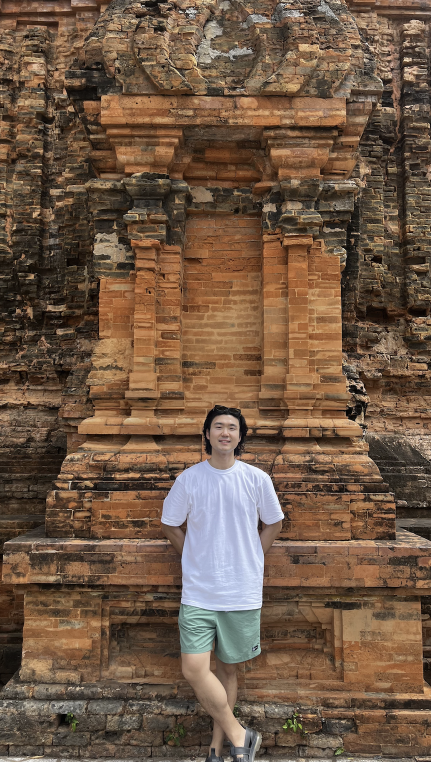
#> input picture files/240605-human-segmentation-practice/images/human.png, 862 x 1524 px, found by its file name (shown at 1/2 size)
$ jupyter execute --allow-errors 'Human Segmentation Practice.ipynb'
#> lines starting #> are read from the running program, lines starting #| are printed output that depends on the picture
## 4-1. 프로젝트: 인물 모드 문제점 찾기

만들면서 뭔가 이상한 점이 느껴지지 않으셨나요? 프로젝트를 통해 찾아봅시다.

우선 주요 라이브러리 버전을 확인해 볼까요?

[cell 1]
# importlib: 사용자가 파이썬의 import 시스템과 상호작용하기 위한 API를 제공하는 내장 라이브러리
# 사용자는 import 함수의 구현 내용과, 실행에 필요한 하위 함수들을 이용해 필요에 맞는 임포터를 직접 구현하거나 임포트 관련 기능들을 자유롭게 사용할 수 있음
# importlib.metadata: 설치된 패키지 메타 데이터에 대한 접근을 제공하는 라이브러리.
# 해당 코드 블럭에서는 importlib.metadata 안에 있는 version() 함수를 이용하여 pixellib 라이브러리의 버전을 확인

from importlib.metadata import version
import cv2
import pixellib

print(cv2.__version__)
#> (the rest of this cell did not finish here and is left out)

### Step 1. 인물모드 직접 해 보기
---
여러분의 셀카를 이용해서 오늘 배운 내용을 수행해 봅시다. 아래와 같은 이미지를 얻어야 합니다. 최소 3장 이상의 인물모드 사진을 만들어 봅시다.
인물이 주인공이 아닌, 귀여운 고양이에 대한 아웃포커싱 사진도 만들어 볼 수 있을 것입니다. 시맨틱 세그멘테이션 스텝에서 힌트를 찾아봅시다.
배경을 blur하는 인물모드 사진이 아니라 배경사진을 다른 이미지로 교체하는 크로마키 배경 합성을 시도해 볼 수도 있을 것입니다. 여러분만의 환상적인 사진을 만들어 보면 어떨까요?

### Step 2. 사진에서 문제점 찾기
---
그러나 여러분들의 사진에는 무언가 문제점이 있을 것입니다.

아래 사진에도 문제점이 몇 가지 있었습니다. 예를 들어 뒤에 걸린 옷이 인물 영역에 포함되어 blur되지 않고 나온다던가 하는 경우입니다. ㅠㅠ
 그 외 다른 문제들이 눈에 띄시나요? 아래 사진에는 이상한 점이 최소 2개 이상 더 있습니다. 어떤 문제가 있는지 찾아서 아래 사진처럼 표시해 봅시다.

추가로 여러분이 만들어 낸 인물 모드 사진 중 하나에서도 이상한 위치를 찾아 아래 사진처럼 표시해 봅시다. 표시한 이미지들을 jupyter notebook에 포함하여 제출해 주세요.

### Step 3. 해결 방법을 제안해 보기
---
아주 간단히 멋진 카메라 앱 서비스를 만들어 출시할 수 있을 것 같았지만, 지금 같은 완성도로는 어림도 없습니다. 소비자들의 눈높이는 그리 호락호락하지 않고, 엔지니어인 여러분들은 답을 찾아내야 합니다.

생각해 볼 만한 주제를 아래에 몇 가지 제시해 봅니다. 아래를 읽어본 후, 여러분이 만든 인물모드 사진의 문제점을 해결할 방안을 정리하여 제안해 주시기 바랍니다.
단순히 'XXX 기술을 사용한다.' 정도의 선언적 솔루션이 아니라, 여러분들이 선택한 기술이 DeepLab 모델의 Semantic Segmentation 이 만들어 낸 Mask 영역에 어떻게 적용되어 문제점을 보완하게 되는지의 메커니즘이 포함된 솔루션이어야 합니다.

세그멘테이션의 한계

Semantic segmentation의 부정확성이 여러 가지 문제를 발생시키는 주요 원인입니다. 피사계심도를 이용한 보케(아웃포커싱) 효과는 말 그대로 심도를 표현하기 때문에 초점이 잡힌 거리를 광학적으로 아주 섬세하게 구별(segmentation) 하지만 이를 따라 한 semantic segmentation 모듈은 정확도가 1.00 이 되지 않는 한 완벽히 구현하기는 힘듭니다.

피사계 심도 이해하기

우선 피사계심도의 개념부터 명확히 이해해 봅시다.

- 아웃포커싱 하는 법 (https://m.blog.naver.com/typs6301/222172333739)
- 얕은 피사계 심도 촬영의 이해 (https://www.adobe.com/kr/creativecloud/photography/discover/shallow-depth-of-field.html)

3D Camera 활용하기

이미지를 2D 방식으로 받아들이는 한계를 넘어 3D로 인식하려는 시도는 꽤 오래전부터 계속되어 왔습니다. 기술도 이제는 상당한 수준에 이르렀는데요. 크게는 스테레오 비전, ToF 방식 등이 자주 사용됩니다.
 하드웨어 이미지 센서를 통한 3D 이미징 기술이 많이 발전되었는데요. 아래 참고 자료를 통해 최신 기술을 살펴봐도 좋습니다.

- 3D 이미지센서 (https://news.skhynix.co.kr/post/next-gen-3d)

소프트웨어 기술 활용하기

하드웨어 개발과 생산에는 비용이 많이 들기 때문에 제한된 하드웨어를 이용하면서 소프트웨어로 그 한계를 극복하려는 노력도 많습니다. 구글의 struct2Depth가 대표적인 예일 것 같습니다.

- Unsupervised Learning of Depth and Ego-Motion: A Structured Approach (https://sites.google.com/view/struct2depth)

딥러닝이 발전한 지금은 더 다양한 기술이 개발되어 있으니 잘 탐색해 보세요.

다른 기술과 융합해 보기

구글 pixel4에는 IR(적외선) 카메라가 달려있는데요. 물체의 온도를 측정하는 IR 카메라와 3D 이미지는 크게 관련이 없을 것 같지만, 이를 통해 보다 멋진 3d depth sensing이 가능하다는군요.

- uDepth: Real-time 3D Depth Sensing on the Pixel 4 (https://research.google/blog/udepth-real-time-3d-depth-sensing-on-the-pixel-4/)

이렇게 카메라와 무관한 다른 기술과 융합하는 것도 좋은 해결책이 될 수 있습니다. 한 번 고민해 보세요!

이 외에도 다른 방식으로 접근해도 좋습니다. 엔지니어로서 본인이 선택한 솔루션을 잘 설명해 주세요. 가능하다면 순서도(Flow Chart)를 활용하면 좋습니다. 멋진 아이디어를 기대하겠습니다!!

## 4-2. 실습

### 아웃포커싱 인물사진
---

[cell 2]
import os
import urllib
import cv2
import numpy as np
from pixellib.semantic import semantic_segmentation
from matplotlib import pyplot as plt

[cell 3]
img_path1 = os.getenv('HOME')+'/aiffel/workplace/240605-human-segmentation-practice/images/human.png'
img_orig1 = cv2.imread(img_path1)
#> img_orig1 is the input picture: shape (1524, 862, 3); mean B, G, R 69.6, 88.6, 112.2

print(img_orig1.shape)
#| (1524, 862, 3)

plt.imshow(cv2.cvtColor(img_orig1, cv2.COLOR_BGR2RGB))
plt.show()

[cell 4]
model_dir = os.getenv('HOME')+'/aiffel/workplace/240605-human-segmentation-practice/models'

model_file = os.path.join(model_dir, 'deeplabv3_xception_tf_dim_ordering_tf_kernels.h5')

model_url = 'https://github.com/ayoolaolafenwa/PixelLib/releases/download/1.1/deeplabv3_xception_tf_dim_ordering_tf_kernels.h5'

urllib.request.urlretrieve(model_url, model_file)
#> (this line was passed over: the network is not available in this run)

#> (a cell that did not finish here is left out)

#> (a cell that did not finish here is left out)

[cell 7]
LABEL_NAMES = [
    'background', 'aeroplane', 'bicycle', 'bird', 'boat', 'bottle', 'bus',
    'car', 'cat', 'chair', 'cow', 'diningtable', 'dog', 'horse', 'motorbike',
    'person', 'pottedplant', 'sheep', 'sofa', 'train', 'tv'
]
len(LABEL_NAMES)

#> (a cell that did not finish here is left out)

#> (a cell that did not finish here is left out)

#> (a cell that did not finish here is left out)

[cell 11]
colormap = np.zeros((256, 3), dtype = int)
ind = np.arange(256, dtype=int)

for shift in reversed(range(8)):
    for channel in range(3):
        colormap[:, channel] |= ((ind >> channel) & 1) << shift
    ind >>= 3

colormap[:20]

[cell 12]
colormap[15]

[cell 13]
seg_color1 = (128,128,192)

#> (a cell that did not finish here is left out)

[cell 15]
img_show1 = img_orig1.copy()
#> (the rest of this cell did not finish here and is left out)

[cell 16]
img_orig_blur1 = cv2.blur(img_orig1, (50,50))
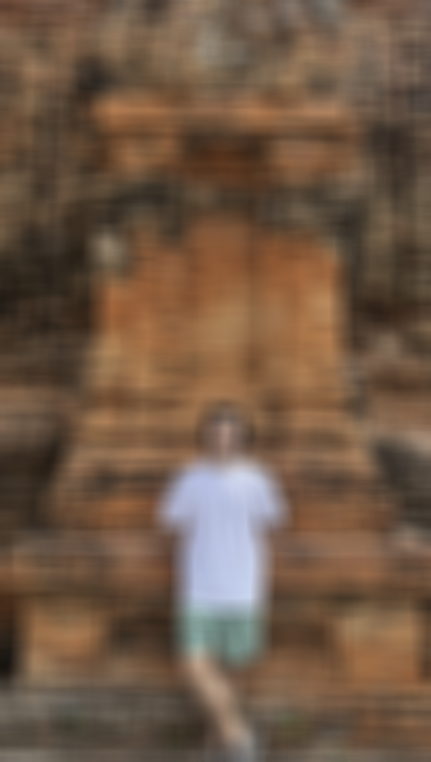
#> img_orig_blur1: shape (1524, 862, 3) (shown at 1/2 size); mean B, G, R 69.6, 88.6, 112.2
plt.imshow(cv2.cvtColor(img_orig_blur1, cv2.COLOR_BGR2RGB))
plt.show()

#> (a cell that did not finish here is left out)

#> (a cell that did not finish here is left out)

- 다리 한 쪽이 뒤쪽에 있어 색깔이 어둡게 잡혀 background로 인식이 되었다.

-> 후처리기법을 통해 모델이 예측한 마스크를 개선할 수 있다. 특히, Conditional Random Fields (CRF)를 사용하면 객체 경계에서의 잘못된 분할을 수정할 수 있다.

### 아웃포커싱 동물사진
---

[cell 19]
img_path2 = os.getenv('HOME')+'/aiffel/workplace/240605-human-segmentation-practice/images/dog.png'
img_orig2 = cv2.imread(img_path2)
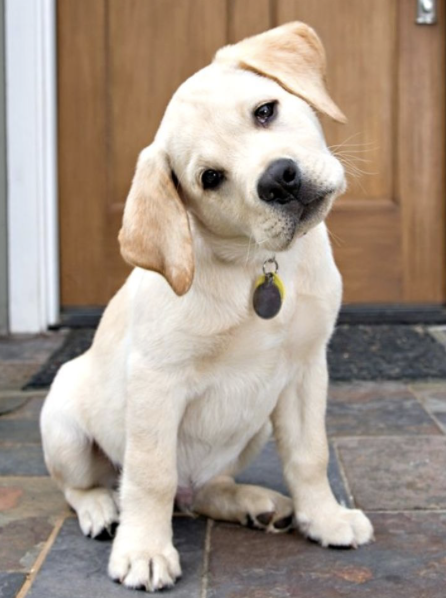
#> input picture 240605-human-segmentation-practice/images/dog.png, 446 x 598 px, found by its file name
#> img_orig2 is the input picture: shape (598, 446, 3); mean B, G, R 138.6, 151.4, 165.9

print(img_orig1.shape)
#| (1524, 862, 3)

plt.imshow(cv2.cvtColor(img_orig2, cv2.COLOR_BGR2RGB))
plt.show()
